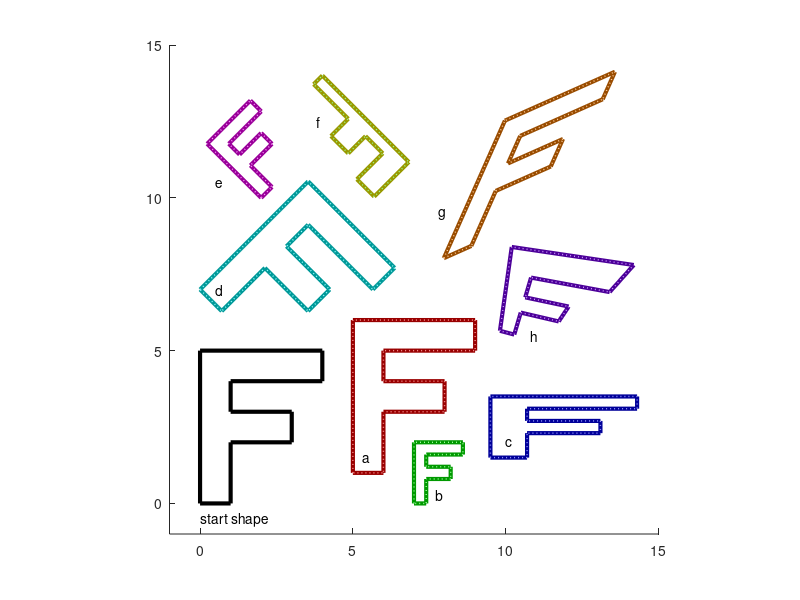

This figure's MATLAB source:
%% Transforms Lab
%
% Task: edit the transforms in this cell to align the outlined shapes
%       with the dotted outlines of the same colour hue.


% (a) Translation.
T_a = [1 0 5; 0 1 1; 0 0 1];

% (b) Isotropic scale + translation.
T_b = [0.4 0 7; 0 0.4 0; 0 0 1];

% (c) Anisotropic scale + translation.
T_c = [1.2 0 9.5; 0 0.4 1.5; 0 0 1];

% (d) Rotation + translation.
theta = -45;
T_d = [cosd(theta) -sind(theta) 0; sind(theta) cosd(theta) 7; 0 0 1];

% (e) Isotropic scale + rotation + translation.
theta = 45;
T_e = [cosd(theta)/2 -sind(theta)/2 2; sind(theta)/2 cosd(theta)/2 10; 0 0 1];

% (f) Anisotropic scale + rotation + translation.
theta = -135;
T_f = [cosd(theta)*0.4 -sind(theta)*0.8 4; sind(theta)*0.4 cosd(theta)*0.8 14; 0 0 1];
         
% (g)
skewX = 0.4;
skewY = 0.4;
scaleX = 0.9;
scaleY = 0.9;
T_g = [scaleX skewX 7.975; skewY scaleY 8.025; 0 0 1];

% (h) Perspective.
T_h = [0.2720,-0.8528,9.8120;-0.2293,-0.2168,5.6490;-0.0191,-0.0912,1];

%% Apply transformations and draw the results -- DO NOT EDIT BELOW LINE.

% Start shape: a 2D pologyon in the shape of an 'F'.
p = [0 0 4 4 1 1 3 3 1 1 0; 0 5 5 4 4 3 3 2 2 0 0; 1 1 1 1 1 1 1 1 1 1 1];

% Apply the defined transforms to the input shape.
p_a = T_a * p;
p_b = T_b * p;
p_c = T_c * p;
p_d = T_d * p;
p_e = T_e * p;
p_f = T_f * p;
p_g = T_g * p;
p_h = T_h * p;

% Set up axes.
figure;
hold on;
axis equal;
axis([-1 15 -1 15]);

% Draw the transformed shapes.
plot(p_a(1,:) ./ p_a(3,:), p_a(2,:) ./ p_a(3,:), 'Color', [0.6 0   0  ], 'LineWidth', 3);
plot(p_b(1,:) ./ p_b(3,:), p_b(2,:) ./ p_b(3,:), 'Color', [0   0.6 0  ], 'LineWidth', 3);
plot(p_c(1,:) ./ p_c(3,:), p_c(2,:) ./ p_c(3,:), 'Color', [0   0   0.6], 'LineWidth', 3);
plot(p_d(1,:) ./ p_d(3,:), p_d(2,:) ./ p_d(3,:), 'Color', [0   0.6 0.6], 'LineWidth', 3);
plot(p_e(1,:) ./ p_e(3,:), p_e(2,:) ./ p_e(3,:), 'Color', [0.6 0   0.6], 'LineWidth', 3);
plot(p_f(1,:) ./ p_f(3,:), p_f(2,:) ./ p_f(3,:), 'Color', [0.6 0.6 0  ], 'LineWidth', 3);
plot(p_g(1,:) ./ p_g(3,:), p_g(2,:) ./ p_g(3,:), 'Color', [0.6 0.3 0  ], 'LineWidth', 3);
plot(p_h(1,:) ./ p_h(3,:), p_h(2,:) ./ p_h(3,:), 'Color', [0.3 0   0.6], 'LineWidth', 3);

% Initial shape and location.
text(0, -0.5, 'start shape'); plot(p(1,:), p(2,:), 'k', 'LineWidth', 3);

% Target shapes.
text( 5.3,  1.5, 'a'); plot([5 5 9 9 6 6 8 8 6 6 5], [1 6 6 5 5 4 4 3 3 1 1], ':', 'Color', [1 0.6 0.6], 'LineWidth', 1);
text( 7.7,  0.3, 'b'); plot([7 7 8.6 8.6 7.4 7.4 8.2 8.2 7.4 7.4 7], [0 2 2 1.6 1.6 1.2 1.2 0.8 0.8 0 0], ':', 'Color', [0.6 1 0.6], 'LineWidth', 1);
text(10,    2,   'c'); plot([9.5 9.5 14.3 14.3 10.7 10.7 13.1 13.1 10.7 10.7 9.5], [1.5 3.5 3.5 3.1 3.1 2.7 2.7 2.3 2.3 1.5 1.5], ':', 'Color', [0.6 0.6 1], 'LineWidth', 1);
text( 0.5,  7,   'd'); plot([0 3.53553390593274 6.36396103067893 5.65685424949238 3.53553390593274 2.82842712474619 4.24264068711929 3.53553390593274 2.12132034355964 0.707106781186548 0], [7 10.5355339059327 7.70710678118655 7 9.12132034355964 8.4142135623731 7 6.29289321881345 7.70710678118655 6.29289321881345 7], ':', 'Color', [0.6 1 1], 'LineWidth', 1);
text( 0.5, 10.5, 'e'); plot([2 0.232233047033631 1.64644660940673 2 0.939339828220179 1.29289321881345 2 2.35355339059327 1.64644660940673 2.35355339059327 2], [10 11.7677669529664 13.1819805153395 12.8284271247462 11.7677669529664 11.4142135623731 12.1213203435596 11.7677669529664 11.0606601717798 10.3535533905933 10], ':', 'Color', [1 0.6 1], 'LineWidth', 1);
text( 3.8, 12.5, 'f'); plot([4 6.82842712474619 5.69705627484771 5.13137084989848 5.97989898732233 5.41421356237309 4.84852813742386 4.28284271247462 4.84852813742386 3.71715728752538 4], [14 11.1715728752538 10.0402020253553 10.6058874503046 11.4544155877284 12.0201010126777 11.4544155877284 12.0201010126777 12.5857864376269 13.7171572875254 14], ':', 'Color', [0.6 1 0.6], 'LineWidth', 1);
text( 7.8,  9.5, 'g'); plot([7.97487373415292 9.97487373415292 13.5748737341529 13.1748737341529 10.4748737341529 10.0748737341529 11.8748737341529 11.4748737341529 9.67487373415292 8.87487373415292 7.97487373415292], [8.02512626584708 12.5251262658471 14.1251262658471 13.2251262658471 12.0251262658471 11.1251262658471 11.9251262658471 11.0251262658471 10.2251262658471 8.42512626584708 8.02512626584708], ':', 'Color', [1 0.8 0.6], 'LineWidth', 1);
text(10.8,  5.5, 'h'); plot([9.812 10.1963302752294 14.1855010660981 13.4 10.8298217179903 10.6398305084746 12.0611940298507 11.7371879106439 10.4931163954944 10.2813455657492 9.812], [5.649 8.39266055045871 7.79957356076759 6.91607142857143 7.39059967585089 6.74435028248588 6.44328358208955 5.95532194480946 6.24530663329161 5.5249745158002 5.649], ':', 'Color', [0.8 0.6 1], 'LineWidth', 1);







